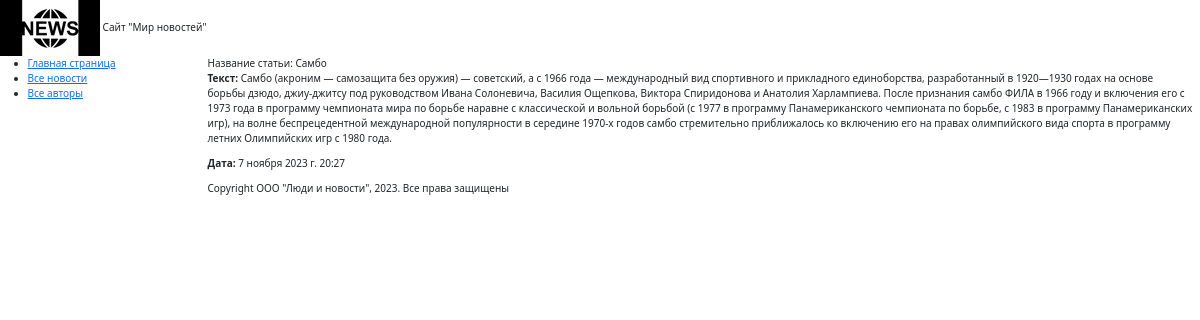
Screenshot of /news/1 with the database file from the repository.
### catalog/models.py (models this page shows, shortened)
class Post(models.Model):
    author = models.ForeignKey('Author', on_delete=models.CASCADE,
                               help_text="Выберите автора новости/статьи",
                               verbose_name="Автор новости/статьи",
                               null=True)
    category = models.ManyToManyField('Category', through = 'PostCategory',
                                    help_text = "Выберите категорию",
                                    verbose_name = "Категория")
    rating = models.IntegerField(verbose_name = "Рейтинг статьи",
                                 default=0)
    name = models.CharField(max_length = 100,
                            help_text = "Введите заголовок статьи / новости",
                            verbose_name = "Заголовок статьи / новости")
    title = models.TextField(max_length = 1000,
                             help_text = "Текст статьи / новости",
                             verbose_name = "Текст статьи / новости",
                             blank=True)
    data = models.DateTimeField(auto_now_add = True)
    position = models.CharField(max_length = 2,
                            choices = POSITIONS,
                            default = notizia)

### catalog/views.py (the view)
# urls.py: path('<int:pk>', NewsDetailView.as_view(), name='news-detail'),
class NewsDetailView(generic.DetailView):
    model = Post
    template_name = 'news_detail.html'
    context_object_name = 'news_detail'

### catalog/templates/news_detail.html
{% extends "default.html" %}
{% block content %}
    <hl>Название статьи: {{ news_detail.name }}</hl>
    <p><strong>Текст:</strong> {{ news_detail.title }}</p>
    <p><strong>Дата:</strong> {{ news_detail.data }}</p>
{% endblock %}

### rows the page displays
Post: name "Самбо", title "Самбо (акроним — самозащита без оружия) — советский, а с 1966 года — международный вид спортивного и прикладного единоборства, разработанный в 1920—1930 годах на основе борьбы дзюдо, джиу-джитсу под руководством Ивана Солоневича, Василия Ощепкова, Виктора Спиридонова и Анатолия Харлампиева. После признания самбо ФИЛА в 1966 году и включения его с 1973 года в программу чемпионата мира по борьбе наравне с классической и вольной борьбой (с 1977 в программу Панамериканского чемпионата по борьбе, с 1983 в программу Панамериканских игр), на волне беспрецедентной международной популярности в середине 1970-х годов самбо стремительно приближалось ко включению его на правах олимпийского вида спорта в…", data "7 ноября 2023 г. 20:27"
